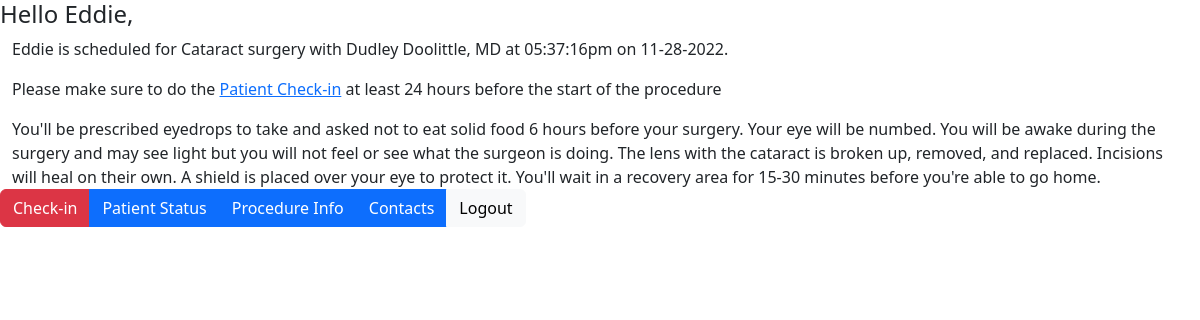
Page /index.php (signed in) on the committed database.
### tables this page shows
CREATE TABLE `procs` (
  `procID` int(11) NOT NULL,
  `pID` int(11) NOT NULL,
  `dID` int(11) NOT NULL,
  `name` varchar(45) DEFAULT NULL,
  `desc` longtext DEFAULT NULL,
  `checkin` tinyint(1) DEFAULT NULL,
  `date` date DEFAULT NULL,
  `time` time(6) DEFAULT NULL
);

CREATE TABLE `doctor` (
  `dID` int(11) NOT NULL,
  `name` varchar(45) DEFAULT NULL,
  `email` varchar(45) DEFAULT NULL,
  `areacode` int(3) NOT NULL,
  `prefix` int(3) NOT NULL,
  `phone` int(4) NOT NULL
);

### index.php (the view, shortened to what this page needs)
<?php
    include("config.php");
    $pID = $_SESSION["pID"];
    $psql = "SELECT * FROM procs WHERE pID = '$pID'";
    $presult = mysqli_query($conn,$psql);
    $prow = mysqli_fetch_array($presult,MYSQLI_ASSOC);
    $procname = $prow["name"];
    $procID = $prow["procID"];
    $desc = $prow["desc"];
    $zerotime = $prow["time"];
    $atime = rtrim($zerotime, '0');
    $timestamp = strtotime($atime);
    $time = date("h:i:sa", $timestamp);
    $rdate = $prow["date"];
    $datestamp = strtotime($rdate);
    $date = date("m-d-Y", $datestamp);
    $dID = $prow["dID"];
    $dsql = "SELECT name FROM doctor WHERE dID = '$dID'";
    $dresult = mysqli_query($conn,$dsql);
    $drow = mysqli_fetch_array($dresult,MYSQLI_ASSOC);
    $docname = $drow["name"];
    $csql = "SELECT checkin FROM procs WHERE procID = '$procID'";
    $cresult = mysqli_query($conn,$csql);
    $crow = mysqli_fetch_array($cresult,MYSQLI_ASSOC);
    $checkin = $crow["checkin"];
?>
<!DOCTYPE html>
<html>
<head>
    <link href="https://cdn.jsdelivr.net/npm/bootstrap@5.2.2/dist/css/bootstrap.min.css" rel="stylesheet">
</head>
<body>
    <h4>Hello <?php echo $_SESSION['fname']; ?>,</h4>
    <div class="container-fluid">
        <div id="appt">
            <p><?php echo $_SESSION['fname'] . " is scheduled for " .  $procname . " with " . $docname . " at " .  $time . " on " . $date; ?>.</p>
        </div>
        <div id="desc">
        <?php
            if($checkin == 0){
                echo "<p>Please make sure to do the <a href='checkin.php'>Patient Check-in</a> at least 24 hours before the start of the procedure</p>";
            }
            echo $desc; ?>
        </div>
    </div>
    <div class="btn-group">
        <?php if($checkin == 0){
        echo "<a href='checkin.php' role='button' class='btn btn-danger'>Check-in</a>";
        } else {
            echo "<a href='#' role='button' class='btn btn-success'>Checked In</a>";
        }
        ?>
        <a href="patientStatus.php" role="button" class="btn btn-primary">Patient Status</a>
        <a href="index.php" role="button" class="btn btn-primary">Procedure Info</a>
        <a href="contacts.php" role="button" class="btn btn-primary">Contacts</a>
        <a href="logout.php" role="button" class="btn btn-light">Logout</a>
    </div>
</body>
</html>

### rows in the picture
procs: name "Cataract surgery", time "05:37:16pm", date "11-28-2022", desc "You'll be prescribed eyedrops to take and asked not to eat solid food 6 hours before your surgery. Your eye will be numbed. You will be awake during the surgery and may see light but you will not feel or see what the surgeon is doing. The lens with the cataract is broken up, removed, and replaced. Incisions will heal on their own. A shield is placed over your eye to protect it. You'll wait in a recovery area for 15-30 minutes before you're able to go home."
doctor: name "Dudley Doolittle, MD"

### other values in the picture
$_SESSION['fname'] "Eddie"
